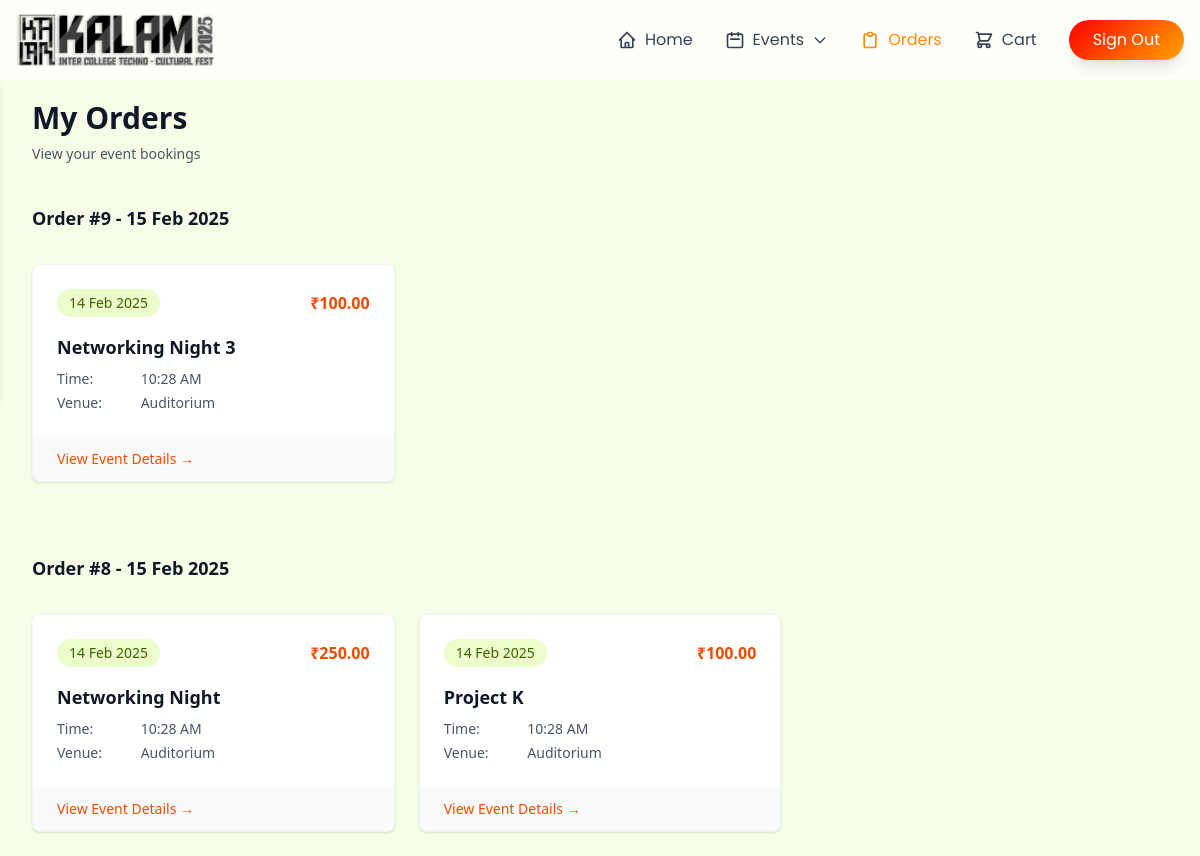
/orders/orders.php (signed in), run on an earlier commit of the app's database.
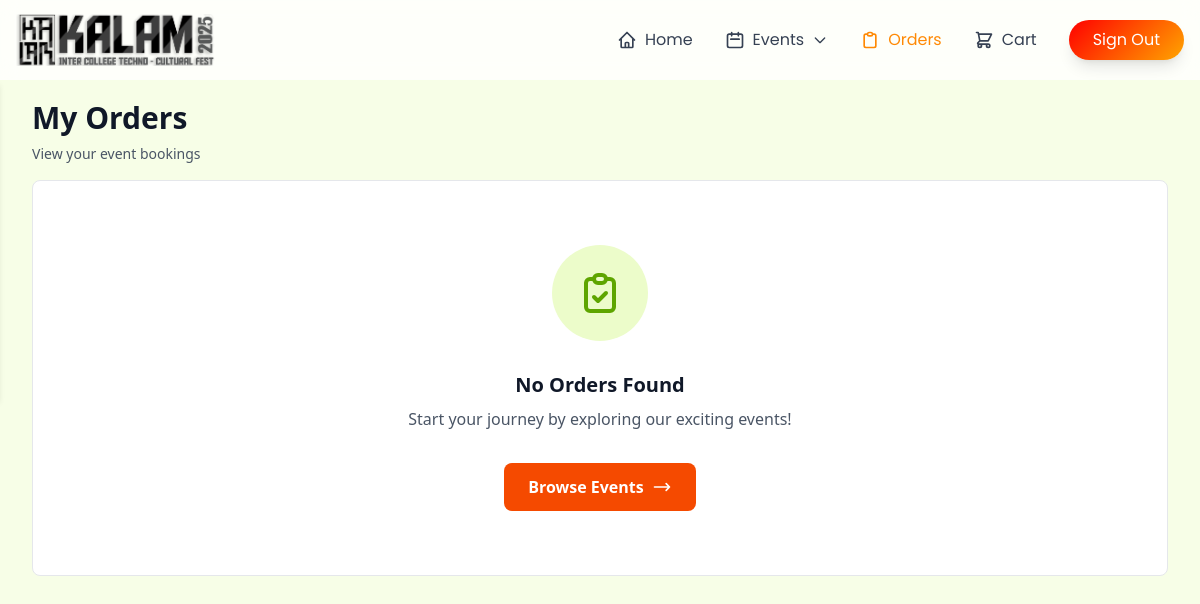
And on a later commit of the database.
### tables this page shows
CREATE TABLE `order_items` (
  `order_item_id` int(11) NOT NULL,
  `order_id` int(11) DEFAULT NULL,
  `event_id` int(11) DEFAULT NULL,
  `amount` decimal(10,2) DEFAULT NULL
);

CREATE TABLE `orders` (
  `order_id` int(11) NOT NULL,
  `user_id` int(11) DEFAULT NULL,
  `total_amount` decimal(10,2) DEFAULT NULL,
  `order_date` timestamp NOT NULL DEFAULT current_timestamp(),
  `payment_status` varchar(64) DEFAULT NULL,
  `total_products` int(11) DEFAULT NULL
);

CREATE TABLE `events` (
  `event_id` int(11) NOT NULL,
  `event_name` varchar(100) NOT NULL,
  `event_detail` varchar(256) NOT NULL,
  `category` enum('Technical','Non-Technical') DEFAULT NULL,
  `department_code` int(11) DEFAULT NULL,
  `description` text DEFAULT NULL,
  `event_date` date NOT NULL,
  `start_time` time DEFAULT NULL,
  `end_time` time DEFAULT NULL,
  `venue` varchar(100) DEFAULT NULL,
  `registration_fee` decimal(10,2) DEFAULT NULL,
  `image_path` varchar(512) DEFAULT NULL,
  `contact` bigint(15) DEFAULT NULL
);

### orders/orders.php (the view, shortened to what this page needs)
<!DOCTYPE html>
<html lang="en">
<head>
    <?php include '../header/links.php'; ?>
</head>
<body class="bg-gray-50">
    <?php include '../header/navbar.php'; ?>
    <?php
    include '../database/connection.php';
    if (isset($_SESSION['user_id'])) {
        $user_id = $_SESSION['user_id'];
    }
    $sql = "SELECT o.order_id, o.order_date,
            oi.order_item_id, oi.amount,
            e.event_id, e.event_name, e.event_date, e.start_time, e.venue
            FROM orders o
            JOIN order_items oi ON o.order_id = oi.order_id
            JOIN events e ON oi.event_id = e.event_id
            WHERE o.user_id = ?
            ORDER BY o.order_date DESC, o.order_id DESC";
    $stmt = $conn->prepare($sql);
    $stmt->bind_param("i", $user_id);
    $stmt->execute();
    $result = $stmt->get_result();
    ?>
    <div class="pt-20 bg-lime-50 min-h-screen">
        <div class="max-w-7xl mx-auto px-4 sm:px-6 lg:px-8">
            <div class="pt-5 mb-4 animate-slide-in">
                <h1 class="text-3xl font-bold text-gray-900">My Orders</h1>
                <p class="mt-2 text-sm text-gray-600">View your event bookings</p>
            </div>
            <div class="grid grid-cols-1 md:grid-cols-2 lg:grid-cols-3 gap-6 stagger-animation">
                <?php
                $current_order_id = null;
                $delay = 0;
                if ($result->num_rows > 0):
                    while ($row = $result->fetch_assoc()):
                        if ($current_order_id !== $row['order_id']):
                            $current_order_id = $row['order_id'];
                            $delay = 0;
                            ?>
                            <div class="col-span-full mt-6 mb-2 animate-fade-in" style="animation-delay: <?php echo $delay; ?>s;">
                                <h2 class="text-lg font-semibold text-gray-900">
                                    Order #<?php echo $row['order_id']; ?> -
                                    <?php echo date('d M Y', strtotime($row['order_date'])); ?>
                                </h2>
                            </div>
                        <?php endif; ?>
                        <div class="animate-scale-in hover-scale mb-6" style="animation-delay: <?php echo $delay; ?>s;">
                            <div
                                class="bg-white rounded-lg shadow-sm hover:shadow-md transition-all duration-300 overflow-hidden border border-gray-100">
                                <form action="../categories/event_details.php" method="GET">
                                    <button type="submit" class="w-full text-left group">
                                        <div class="p-6">
                                            <div class="flex items-center justify-between mb-4">
                                                <span
                                                    class="px-3 py-1 text-sm bg-lime-100 text-lime-800 rounded-full transition-all duration-300 group-hover:bg-lime-200">
                                                    <?php echo date('d M Y', strtotime($row['event_date'])); ?>
                                                </span>
                                                <span
                                                    class="text-orange-600 font-semibold transition-colors duration-300 group-hover:text-orange-700">
                                                    ₹<?php echo number_format($row['amount'], 2); ?>
                                                </span>
                                            </div>
                                            <h3
                                                class="text-lg font-semibold text-gray-900 mb-2 transition-colors duration-300 group-hover:text-orange-600">
                                                <?php echo htmlspecialchars($row['event_name']); ?>
                                            </h3>
                                            <div class="text-sm text-gray-600">
                                                <p class="mb-1">
                                                    <span class="inline-block w-20">Time:</span>
                                                    <?php echo date('h:i A', strtotime($row['start_time'])); ?>
                                                </p>
                                                <p>
                                                    <span class="inline-block w-20">Venue:</span>
                                                    <?php echo htmlspecialchars($row['venue']); ?>
                                                </p>
                                            </div>
                                        </div>
                                        <div
                                            class="px-6 py-3 bg-gray-50 text-sm text-orange-600 transition-all duration-300 group-hover:bg-orange-50 group-hover:text-orange-700">
                                            View Event Details
                                            <span
                                                class="inline-block transition-transform duration-300 group-hover:translate-x-1">→</span>
                                        </div>
                                    </button>
                                </form>
                            </div>
                        </div>
                        <?php $delay += 0.1; ?>
                    <?php endwhile; ?>
                <?php else: ?>
                    <div class="col-span-full">
                        <div class="text-center py-16 bg-white rounded-lg border border-gray-200 animate-fade-in">
                            <div class="inline-block p-6 bg-lime-100 rounded-full mb-6 animate-bounce">
                                <svg class="w-12 h-12 text-lime-600" fill="none" stroke="currentColor" viewBox="0 0 24 24">
                                    <path stroke-linecap="round" stroke-linejoin="round" stroke-width="2"
                                        d="M9 5H7a2 2 0 00-2 2v12a2 2 0 002 2h10a2 2 0 002-2V7a2 2 0 00-2-2h-2M9 5a2 2 0 002 2h2a2 2 0 002-2M9 5a2 2 0 012-2h2a2 2 0 012 2m-6 9l2 2 4-4">
                                    </path>
                                </svg>
                            </div>
                            <h3 class="text-xl font-semibold text-gray-900 mb-2 animate-fade-in">No Orders Found</h3>
                            <p class="text-gray-600 mb-8 animate-fade-in">Start your journey by exploring our exciting
                                events!</p>
                            <?php isset($_SESSION['user_id']) ? $link = '../categories/events.php' : $link = '../user/login.php'; ?>
                            <a href="<?php echo $link; ?>"
                                class="inline-flex items-center px-6 py-3 bg-orange-600 text-white font-semibold rounded-lg transition-all duration-300 hover:bg-orange-700 animate-scale-in">
                                <?php echo isset($_SESSION['user_id']) ? 'Browse Events' : 'Login To View Your Events'; ?>
                                <svg class="w-5 h-5 ml-2" fill="none" stroke="currentColor" viewBox="0 0 24 24">
                                    <path stroke-linecap="round" stroke-linejoin="round" stroke-width="2"
                                        d="M17 8l4 4m0 0l-4 4m4-4H3"></path>
                                </svg>
                            </a>
                        </div>
                    </div>
                <?php endif; ?>
            </div>
        </div>
    </div>
</body>
</html>

### header/links.php (shortened to what this page needs)
<script src="https://unpkg.com/@tailwindcss/browser@4"></script>
<link href="https://cdnjs.cloudflare.com/ajax/libs/animate.css/4.1.1/animate.min.css" rel="stylesheet">

### header/navbar.php (shortened to what this page needs)
<nav class="fixed w-full z-50 nav-blur backdrop-blur-md bg-white/80">
    <div class="max-w-7xl mx-auto px-4">
        <div class="flex justify-between items-center h-20">
            <div class="flex items-center space-x-2 group cursor-pointer" onclick="window.location.href='/kalam/index.php'">
                <img src="/kalam/images/kalam2025-hor.png" alt="Kalam 2025" class="w-50 h-13 transition-all duration-300 group-hover:scale-103 group-hover:shadow-lg" style="filter: invert(1);">
            </div>
            <div class="hidden md:flex items-center space-x-8">
                <a href="/kalam/index.php"
                    class="group flex items-center space-x-2 text-gray-700 hover:text-red-600 transition-all duration-300 <?php if ($_SERVER['PHP_SELF'] == '/kalam/index.php') echo 'text-orange-400'; ?>">
                    <span class="font-poppins">Home</span>
                </a>
                <div class="relative group">
                    <button
                        class="group flex items-center space-x-2 text-gray-700 hover:text-red-600 transition-all duration-300 <?php if ($_SERVER['PHP_SELF'] == '/kalam/categories/events.php' || $_SERVER['PHP_SELF'] == '/kalam/categories/departments.php' || $_SERVER['PHP_SELF'] == '/kalam/categories/event_details.php') echo 'text-orange-400'; ?>">
                        <svg class="w-5 h-5 transition-transform group-hover:scale-110" fill="none"
                            stroke="currentColor" viewBox="0 0 24 24">
                            <path stroke-linecap="round" stroke-linejoin="round" stroke-width="2"
                                d="M8 7V3m8 4V3m-9 8h10M5 21h14a2 2 0 002-2V7a2 2 0 00-2-2H5a2 2 0 00-2 2v12a2 2 0 002 2z" />
                        </svg>
                        <span class="font-poppins">Events</span>
                        <svg class="w-4 h-4 transition-transform duration-300 group-hover:rotate-180" fill="none"
                            stroke="currentColor" viewBox="0 0 24 24">
                            <path stroke-linecap="round" stroke-linejoin="round" stroke-width="2" d="M19 9l-7 7-7-7" />
                        </svg>
                    </button>
                </div>
                <a href="/kalam/orders/orders.php"
                    class="group flex items-center space-x-2 text-gray-700 hover:text-red-600 transition-all duration-300 <?php if ($_SERVER['PHP_SELF'] == '/kalam/orders/orders.php') echo 'text-orange-400'; ?>">
                    <span class="font-poppins">Orders</span>
                </a>
                <a href="/kalam/cart/cart.php"
                    class="group flex items-center space-x-2 text-gray-700 hover:text-red-600 transition-all duration-300 <?php if ($_SERVER['PHP_SELF'] == '/kalam/cart/cart.php') echo 'text-orange-400'; ?>">
                    <span class="font-poppins">Cart</span>
                </a>
                <?php if (!isset($_SESSION['user_id'])): ?>
                    <button onclick="window.location.href='/kalam/user/registration.php'"
                        class="relative group px-6 py-2 bg-gradient-to-r from-red-500 via-orange-500 to-yellow-500 rounded-full overflow-hidden hover:shadow-lg hover:shadow-orange-500/50 transition-all duration-300 cursor-pointer">
                        <span class="relative text-white font-semibold text-lg group-hover:scale-105 transition-transform duration-300 inline-block">
                            Register Now
                        </span>
                    </button>
                <?php else: ?>
                    <button onclick="window.location.href='/kalam/user/signout.php'"
                        class="btn-futuristic text-white px-6 py-2 rounded-full font-poppins shadow-lg bg-gradient-to-r from-red-500 to-purple-600 hover:from-red-600 hover:to-purple-700 transition-all duration-300 hover:scale-105 hover:shadow-xl cursor-pointer">
                        Sign Out
                    </button>
                <?php endif; ?>
            </div>
        </div>
    </div>
</nav>

### header/navbar_styles.php (style rules this page uses)
:root { --gradient-1: linear-gradient(45deg, orange, #7e4cf5); }
.font-poppins { font-family: 'Poppins', sans-serif; }
.nav-blur { backdrop-filter: blur(10px); background: rgba(255, 255, 255, 0.8); }
.btn-futuristic { background: linear-gradient(135deg, red 0%, orange 100%); transition: all 0.3s ease; }
.btn-futuristic::before { content: ''; position: absolute; top: 0; left: -100%; width: 100%; height: 100%; background: linear-gradient(90deg, transparent, rgba(255, 255, 255, 0.2), transparent); transition: 0.5s; }

What changed in the data, as far as the page shows it:
removed order_items: order.order_id "9", order.order_date "15 Feb 2025", event.event_date "14 Feb 2025", amount "100.00", event.event_name "Networking Night 3", event.start_time "10:28 AM", event.venue "Auditorium"
removed order_items: order.order_id "8", order.order_date "15 Feb 2025", event.event_date "14 Feb 2025", amount "250.00", event.event_name "Networking Night", event.start_time "10:28 AM", event.venue "Auditorium"
removed order_items: event.event_date "14 Feb 2025", amount "100.00", event.event_name "Project K", event.start_time "10:28 AM", event.venue "Auditorium"
Also different on the page:
text now shown: "No Orders Found Start your journey by exploring our exciting events! Browse Events"
